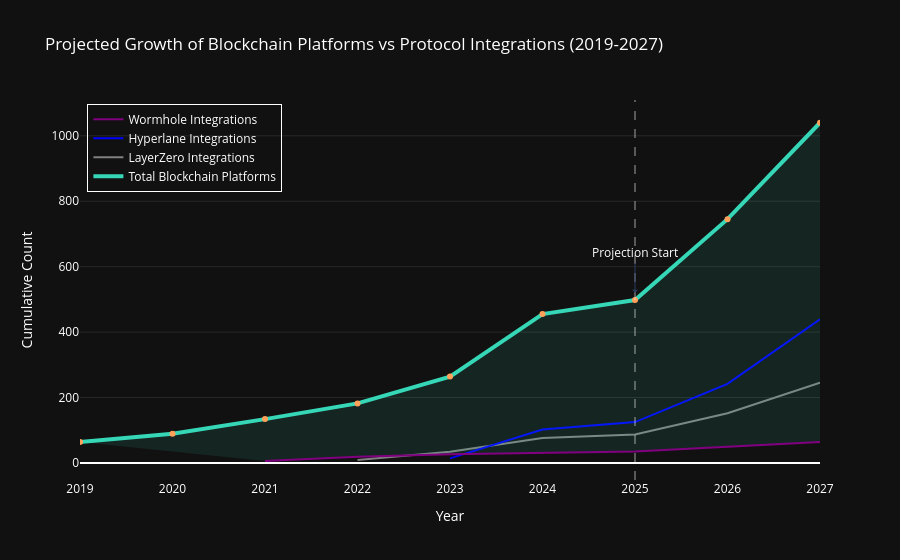

Notebook source saved alongside this figure:
### Code cell
import pandas as pd
import plotly.graph_objects as go
import numpy as np
from scipy.optimize import curve_fit

# Function to fit exponential growth
def exp_growth(x, a, b):
    return a * np.exp(b * x)

# First, let's combine the blockchain layer data as before
year_counts_layer1 = layer1['Year'].value_counts().sort_index()
year_counts_layer2 = layer2['Year'].value_counts().sort_index()
year_counts_layer3 = layer3['Year'].value_counts().sort_index()

# Create cumulative blockchain counts
df_combined = pd.DataFrame({
    'Layer 1': year_counts_layer1,
    'Layer 2': year_counts_layer2,
    'Layer 3': year_counts_layer3
}).fillna(0)

df_combined = df_combined.sort_index()
df_combined['Total New Chains'] = df_combined.sum(axis=1)
df_combined['Cumulative Total Chains'] = df_combined['Total New Chains'].cumsum()

# Filter data from 2019
df_combined = df_combined[df_combined.index >= 2019]

# Process each protocol's data separately
def get_protocol_cumulative(df):
    yearly_counts = df['Year'].value_counts().sort_index()
    return yearly_counts.cumsum()

layerzero_cumulative = get_protocol_cumulative(layerzero)
hyperlane_cumulative = get_protocol_cumulative(hyperlane)
wormhole_cumulative = get_protocol_cumulative(wormhole)

# Create projection data
def create_projection(data, name):
    years = np.array(data.index.astype(float))
    values = np.array(data.values)
    
    # Normalize years to start from 0
    years_normalized = years - years[0]
    
    # Fit exponential curve
    popt, _ = curve_fit(exp_growth, years_normalized, values, p0=[1, 0.1])
    
    # Create projection years
    future_years = np.arange(years[-1] + 1, 2028)
    future_years_normalized = np.array(future_years - years[0])
    
    # Calculate projected values
    projected_values = exp_growth(future_years_normalized, *popt)
    
    # Combine historical and projected data
    all_years = np.concatenate([years, future_years])
    all_values = np.concatenate([values, projected_values])
    
    return pd.Series(all_values, index=all_years, name=name)

# Create projections
total_chains_proj = create_projection(df_combined['Cumulative Total Chains'], 'Total Chains')
layerzero_proj = create_projection(layerzero_cumulative, 'LayerZero')
hyperlane_proj = create_projection(hyperlane_cumulative, 'Hyperlane')
wormhole_proj = create_projection(wormhole_cumulative, 'Wormhole')

# Create the plot
fig = go.Figure()

# Add historical and projected data for total chains
fig.add_trace(go.Scatter(
    x=total_chains_proj.index,
    y=total_chains_proj.values,
    name='Total Blockchain Platforms',
    line=dict(color='#36D7B7', width=4),
    mode='lines'
))

# Add vertical line at 2025 to separate historical and projected data
fig.add_vline(x=2025, line_dash="dash", line_color="white", opacity=0.3)

# Add protocol projections
fig.add_trace(go.Scatter(
    x=layerzero_proj.index,
    y=layerzero_proj.values,
    name='LayerZero Integrations',
    line=dict(color='#808080', width=2),
    mode='lines'
))

fig.add_trace(go.Scatter(
    x=hyperlane_proj.index,
    y=hyperlane_proj.values,
    name='Hyperlane Integrations',
    line=dict(color='#0000FF', width=2),
    mode='lines'
))

fig.add_trace(go.Scatter(
    x=wormhole_proj.index,
    y=wormhole_proj.values,
    name='Wormhole Integrations',
    line=dict(color='#800080', width=2),
    mode='lines'
))

# Update layout
fig.update_layout(
    title='Projected Growth of Blockchain Platforms vs Protocol Integrations (2019-2027)',
    xaxis_title='Year',
    yaxis_title='Cumulative Count',
    plot_bgcolor='rgb(17,17,17)',
    paper_bgcolor='rgb(17,17,17)',
    font=dict(color='white'),
    showlegend=True,
    legend=dict(
        bgcolor='rgba(0,0,0,0)',
        font=dict(color='white'),
        y=0.99,
        x=0.01,
        bordercolor='white',
        borderwidth=1
    ),
    xaxis=dict(
        gridcolor='rgba(128,128,128,0.2)',
        tickcolor='white',
        showgrid=False,
        range=[2019, 2027],
        dtick=1
    ),
    yaxis=dict(
        gridcolor='rgba(128,128,128,0.2)',
        tickcolor='white',
        showgrid=True,
        gridwidth=1
    ),
    hovermode='x unified'
)

# Add shaded area
fig.add_trace(go.Scatter(
    x=total_chains_proj.index,
    y=total_chains_proj.values,
    fill='tonexty',
    fillcolor='rgba(54,215,183,0.1)',
    line=dict(width=0),
    showlegend=False,
    name='Integration Gap'
))

# Add annotation for projection start
fig.add_annotation(
    x=2025,
    y=fig.data[0].y.max()/2,
    text="Projection Start",
    showarrow=True,
    arrowhead=1,
    ax=0,
    ay=-40,
    font=dict(color='white')
)

fig.show()

# Save as high-resolution PNG
fig.write_image("blockchain_projection_hd.png", width=1200, height=800)

### Figure 1 — Plotly figure (JSON) as saved in the notebook; plotly's stock layout.template omitted (floating-point values rounded to 4 significant figures)
{"data": [{"line": {"color": "#36D7B7", "width": 4}, "mode": "lines", "name": "Total Blockchain Platforms", "type": "scatter", "x": [2019.0, 2020.0, 2021.0, 2022.0, 2023.0, 2024.0, 2025.0, 2026.0, 2027.0], "y": [64.0, 89.0, 134.0, 182.0, 264.0, 455.0, 498.0, 745.2, 1040.0]}, {"line": {"color": "#808080", "width": 2}, "mode": "lines", "name": "LayerZero Integrations", "type": "scatter", "x": [2022.0, 2023.0, 2024.0, 2025.0, 2026.0, 2027.0], "y": [9.0, 34.0, 76.0, 87.0, 152.0, 245.7]}, {"line": {"color": "#0000FF", "width": 2}, "mode": "lines", "name": "Hyperlane Integrations", "type": "scatter", "x": [2023.0, 2024.0, 2025.0, 2026.0, 2027.0], "y": [14.0, 102.0, 125.0, 241.7, 439.3]}, {"line": {"color": "#800080", "width": 2}, "mode": "lines", "name": "Wormhole Integrations", "type": "scatter", "x": [2021.0, 2022.0, 2023.0, 2024.0, 2025.0, 2026.0, 2027.0], "y": [6.0, 19.0, 27.0, 31.0, 35.0, 49.26, 64.22]}, {"fill": "tonexty", "fillcolor": "rgba(54,215,183,0.1)", "line": {"width": 0}, "name": "Integration Gap", "showlegend": false, "type": "scatter", "x": [2019.0, 2020.0, 2021.0, 2022.0, 2023.0, 2024.0, 2025.0, 2026.0, 2027.0], "y": [64.0, 89.0, 134.0, 182.0, 264.0, 455.0, 498.0, 745.2, 1040.0]}], "layout": {"annotations": [{"arrowhead": 1, "ax": 0, "ay": -40, "font": {"color": "white"}, "showarrow": true, "text": "Projection Start", "x": 2025, "y": 519.9}], "font": {"color": "white"}, "hovermode": "x unified", "legend": {"bgcolor": "rgba(0,0,0,0)", "bordercolor": "white", "borderwidth": 1, "font": {"color": "white"}, "x": 0.01, "y": 0.99}, "paper_bgcolor": "rgb(17,17,17)", "plot_bgcolor": "rgb(17,17,17)", "shapes": [{"line": {"color": "white", "dash": "dash"}, "opacity": 0.3, "type": "line", "x0": 2025, "x1": 2025, "xref": "x", "y0": 0, "y1": 1, "yref": "y domain"}], "showlegend": true, "title": {"text": "Projected Growth of Blockchain Platforms vs Protocol Integrations (2019-2027)"}, "xaxis": {"dtick": 1, "gridcolor": "rgba(128,128,128,0.2)", "range": [2019, 2027], "showgrid": false, "tickcolor": "white", "title": {"text": "Year"}}, "yaxis": {"gridcolor": "rgba(128,128,128,0.2)", "gridwidth": 1, "showgrid": true, "tickcolor": "white", "title": {"text": "Cumulative Count"}}}}
